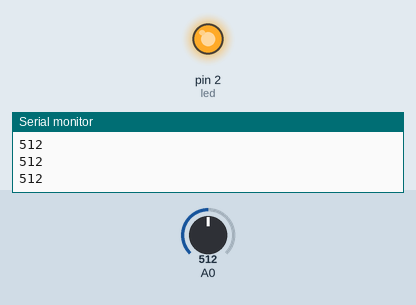
Recording of a sketch running on a simulated Arduino Uno, built with avr-gcc and run on an emulated ATmega328P. Parts: output pins drawn as LEDs (lit = HIGH), the last lines printed to the serial monitor. The test bench sets the inputs (shaded band); at power-on: A0 = 512.

Above: at 1.2 s.
1.3 s: A0 set to 54
2.8 s: A0 set to 48
At 4.0 s:
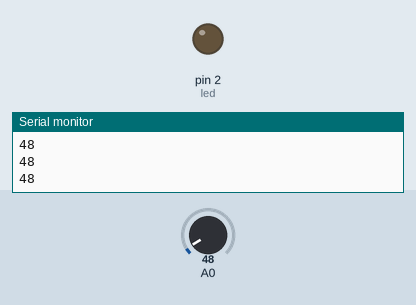
4.3 s: A0 set to 122
At 5.5 s:
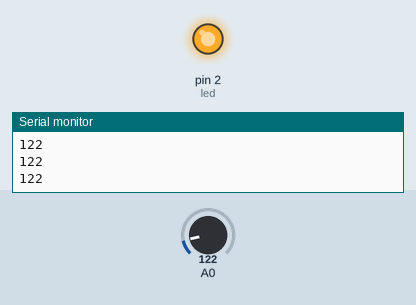
5.8 s: A0 set to 40
At 6.8 s:
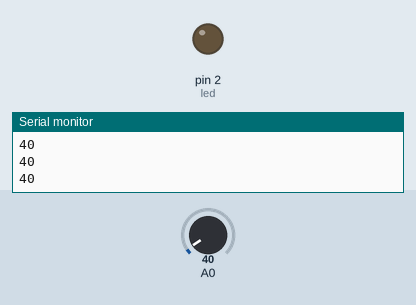
Timing chart, 0 to 8.3 s (numbered marks = the images above; inputs shaded):
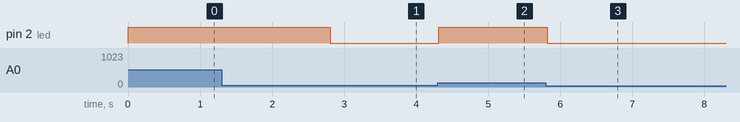

The sketch:

sketch_apr26a.ino
```cpp
//구부림센서(flex)의 측정값이 200보다 크면 LED를 켜고 아니면 LED를 끄는 예제
#define led 2

void setup() {
  // put your setup code here, to run once:
  Serial.begin(9600);//PC에 결과를 출력하겠다~
  pinMode(led,OUTPUT);
}

void loop() {
  // put your main code here, to run repeatedly:
  int sensor = analogRead(A0);
  Serial.println(sensor);

  if(sensor > 50){
    //LED를 켜는 조건
    digitalWrite(led,HIGH);
  }else{
    //LED를 끄는 조건
    digitalWrite(led,LOW);
  }

  delay(100);
}
```

Measured:
- the behaviour switches between 51 and 50 on A0 (found by bisection; images 0 and 1)
- after the input at 2.8 s, pin 2 (led): HIGH → LOW at once
- after the input at 4.3 s, pin 2 (led): LOW → HIGH at once
- after the input at 5.8 s, pin 2 (led): HIGH → LOW at once
